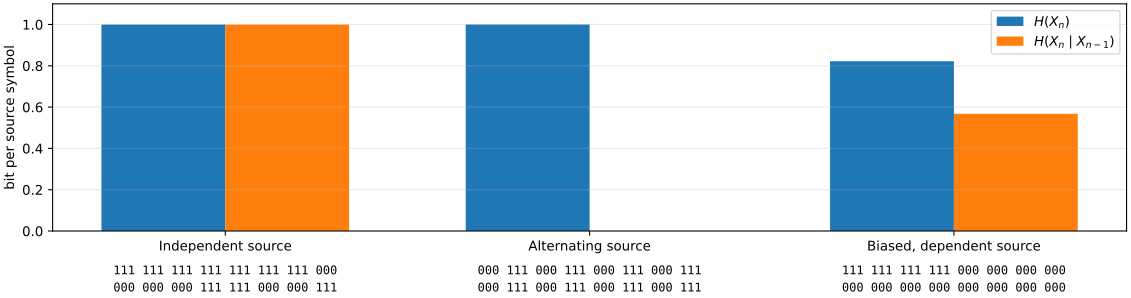

This figure's Python source:
from pathlib import Path
import math
from collections import Counter
import numpy as np
import matplotlib.pyplot as plt
from matplotlib_inline.backend_inline import set_matplotlib_formats

set_matplotlib_formats("svg")
plt.rcParams["savefig.transparent"] = True

def empirical_entropy(values):
    counts = Counter(values)
    total = len(values)
    return -sum((count / total) * math.log2(count / total)
                for count in counts.values())

def conditional_entropy(values):
    pairs = list(zip(values[:-1], values[1:]))
    previous_counts = Counter(previous for previous, current in pairs)
    pair_counts = Counter(pairs)
    total = len(pairs)
    result = 0.0
    for (previous, current), pair_count in pair_counts.items():
        p_pair = pair_count / total
        p_current_given_previous = pair_count / previous_counts[previous]
        result -= p_pair * math.log2(p_current_given_previous)
    return result

rng = np.random.default_rng(7)
# Stationary probabilities: P(000)=0.75, P(111)=0.25.
# Switch from 000 to 111 with probability 0.1, and back with 0.3.
markov_rng = np.random.default_rng(42)
state = "000" if markov_rng.random() < 0.75 else "111"
biased_source = []
for _ in range(10000):
    biased_source.append(state)
    switch_probability = 0.1 if state == "000" else 0.3
    if markov_rng.random() < switch_probability:
        state = "111" if state == "000" else "000"

sources = {
    "Independent source": ["111" if value else "000" for value in rng.integers(0, 2, size=10000)],
    "Alternating source": (["000", "111"] * 5000),
    "Biased, dependent source": biased_source,
}

names = []
symbol_entropies = []
conditional_entropies = []
for name, values in sources.items():
    h_symbol = empirical_entropy(values)
    h_conditional = conditional_entropy(values)
    names.append(name)
    symbol_entropies.append(h_symbol)
    conditional_entropies.append(h_conditional)
    print(f"{name}: H(X_n) = {h_symbol:.4f} bit, "
          f"H(X_n | X_(n-1)) = {h_conditional:.4f} bit")

positions = np.arange(len(names))
width = 0.34
fig, ax = plt.subplots(figsize=(12, 4.3))
fig.patch.set_facecolor("none")
fig.patch.set_alpha(0)
ax.set_facecolor("none")
ax.patch.set_alpha(0)
ax.bar(positions - width/2, symbol_entropies, width, label=r"$H(X_n)$")
ax.bar(positions + width/2, conditional_entropies, width,
       label=r"$H(X_n \mid X_{n-1})$")
ax.set_xticks(positions, names)
for position, values in zip(positions, sources.values()):
    pattern = " ".join(values[:8]) + "\n" + " ".join(values[8:16])
    ax.text(position, -0.15, pattern, transform=ax.get_xaxis_transform(),
            ha="center", va="top", fontsize=9, fontfamily="monospace", linespacing=1.6)
ax.set_ylabel("bit per source symbol")
ax.set_ylim(0, 1.1)
ax.legend(loc="upper right")
ax.grid(True, axis="y", alpha=0.3)
plt.tight_layout(rect=(0, 0.19, 1, 1))
fig.savefig(Path(__file__).with_suffix(".svg"), transparent=True,
            bbox_inches="tight", pad_inches=0.04)
plt.close(fig)
